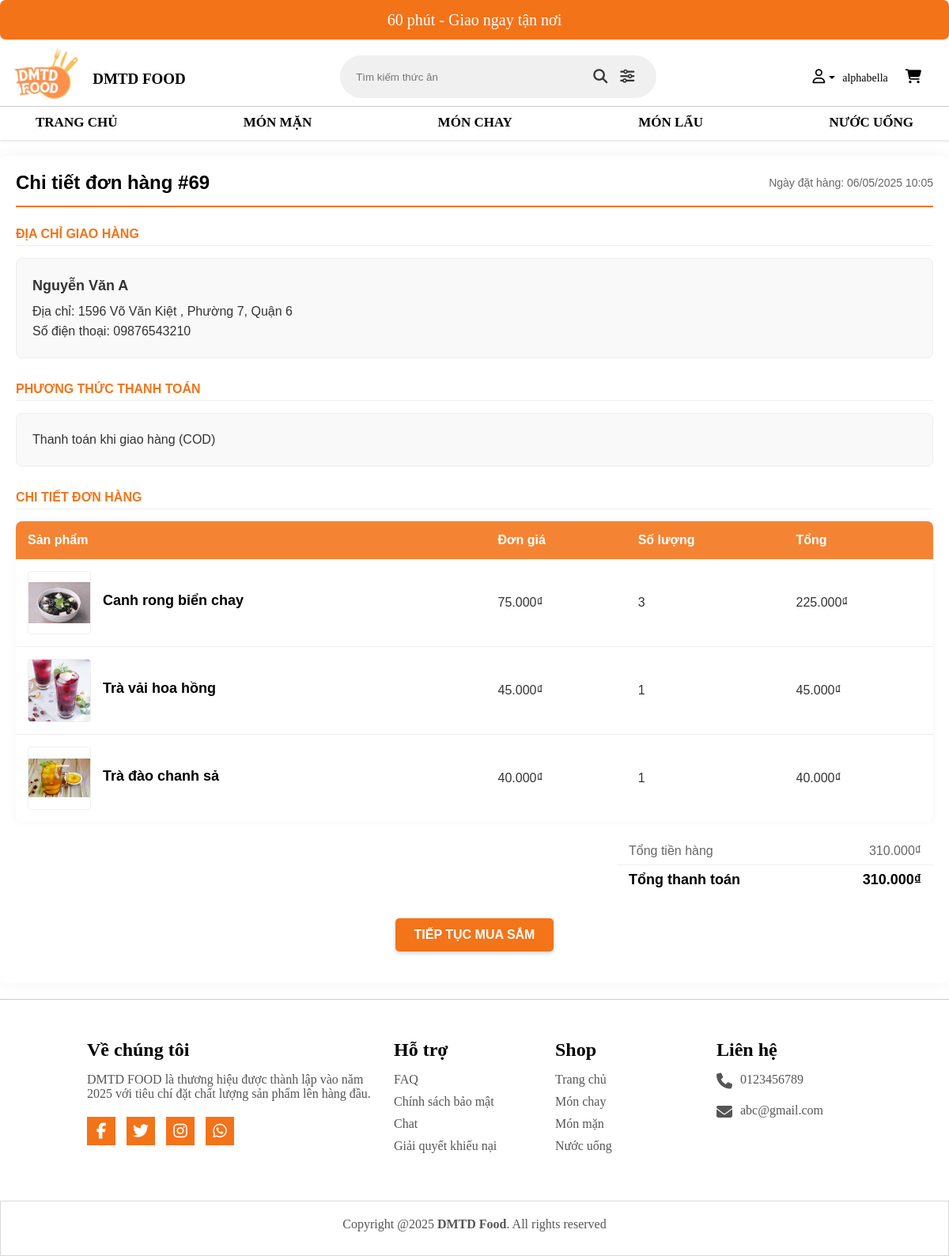
The page /view/chitiethoadon.php?mahoadon=69 (signed in) on the database its author committed.
### tables this page shows
CREATE TABLE `hoadon` (
  `IdHoaDon` int(255) NOT NULL,
  `IdNguoiDung` int(11) NOT NULL,
  `HoTen` varchar(250) NOT NULL,
  `email` varchar(250) NOT NULL,
  `sdt` varchar(11) NOT NULL,
  `DiaChi` varchar(250) NOT NULL,
  `quan_huyen` varchar(100) NOT NULL,
  `phuong_xa` varchar(100) NOT NULL,
  `NgayDatHang` datetime NOT NULL,
  `TongTien` int(11) NOT NULL DEFAULT 0,
  `PhuongThucTT` tinyint(1) NOT NULL DEFAULT 1 COMMENT '1:tiền mặt 2: là chuyển khoản',
  `TrangThai` tinyint(1) NOT NULL DEFAULT 1 COMMENT '1:Chưa xác nhận, 2:Đã xác nhận, 3:Giao thành công, 4:Hủy đơn '
);

CREATE TABLE `chitiethoadon` (
  `IdHoaDon` int(100) NOT NULL,
  `MaSP` int(100) NOT NULL,
  `SoLuong` int(100) NOT NULL,
  `DonGia` int(250) NOT NULL
);

CREATE TABLE `sanpham` (
  `MaSP` int(250) NOT NULL,
  `MaLoaiSP` int(250) NOT NULL,
  `TenSP` varchar(70) NOT NULL,
  `DonGia` int(11) NOT NULL,
  `MoTa` varchar(250) NOT NULL,
  `HinhAnh` varchar(200) NOT NULL,
  `TrangThai` int(10) NOT NULL DEFAULT 1,
  `SoLuongBan` int(10) NOT NULL DEFAULT 0
);

### view/chitiethoadon.php (the view, shortened to what this page needs)
<?php
$conn = ketnoidb();
$isLoggedIn = isset($_SESSION['tenDangNhap']);
$maHoaDon = isset($_GET['mahoadon']) ? $_GET['mahoadon'] : 0;
$sql = "SELECT * FROM hoadon WHERE IdHoaDon = '$maHoaDon'";
$result = $conn->query($sql);
$hoaDon = $result->fetch_assoc();
$hoTen = $hoaDon['HoTen'];
$sdt = $hoaDon['sdt'];
$diaChi = $hoaDon['DiaChi'];
$quan_huyen = $hoaDon['quan_huyen'];
$phuong_xa = $hoaDon['phuong_xa'];
$ngayDatHang = $hoaDon['NgayDatHang'];
$tongTien = $hoaDon['TongTien'];
$phuongThucTT = $hoaDon['PhuongThucTT'];
$sql = "SELECT c.*, s.TenSP, s.HinhAnh, s.MaSP FROM chitiethoadon c
        JOIN sanpham s ON c.MaSP = s.MaSP
        WHERE c.IdHoaDon = '$maHoaDon'";
$result = $conn->query($sql);
$chiTietDonHang = [];
if($result && $result->num_rows > 0) {
    while($row = $result->fetch_assoc()) {
        $chiTietDonHang[] = $row;
    }
}
function getPhuongThucThanhToan($value) {
    switch ($value) {
        case 1:
            return "Thanh toán khi giao hàng (COD)";
    }
}
function formatDate($dateString) {
    $date = new DateTime($dateString);
    return $date->format('d/m/Y H:i');
}
$tongTienHang = 0;
foreach($chiTietDonHang as $item) {
    $tongTienHang += $item['DonGia'] * $item['SoLuong'];
}
?>
<!DOCTYPE html>
<html lang="vi">
<head>
    <link rel="stylesheet" href="../view/css/style.css" />
</head>
<body>
    <?php include_once('../view/header.php'); ?>
    <div class="order-details-container">
        <div class="order-header">
            <h1>Chi tiết đơn hàng #<?php echo $maHoaDon; ?></h1>
            <div class="order-date">Ngày đặt hàng: <?php echo formatDate($ngayDatHang); ?></div>
        </div>
        <div class="section">
            <div class="section-title">ĐỊA CHỈ GIAO HÀNG</div>
            <div class="info-box">
                <div class="customer-name"><?php echo $hoTen; ?></div>
                <div>Địa chỉ: <?php echo $diaChi . ', ' . $phuong_xa . ', ' . $quan_huyen; ?></div>
                <div>Số điện thoại: <?php echo $sdt; ?></div>
            </div>
        </div>
        <div class="section">
            <div class="section-title">PHƯƠNG THỨC THANH TOÁN</div>
            <div class="info-box">
                <?php echo getPhuongThucThanhToan($phuongThucTT); ?>
            </div>
        </div>
        <div class="section">
            <div class="section-title">CHI TIẾT ĐƠN HÀNG</div>
            <table class="product-table">
                <thead>
                    <tr>
                        <th>Sản phẩm</th>
                        <th>Đơn giá</th>
                        <th>Số lượng</th>
                        <th>Tổng</th>
                    </tr>
                </thead>
                <tbody>
                    <?php foreach($chiTietDonHang as $item): ?>
                    <tr>
                        <td>
                            <div style="display: flex; align-items: center;" class="product-flex">
                                <img src="../view/img/product/<?php echo $item['HinhAnh']; ?>" class="product-image" alt="<?php echo $item['TenSP']; ?>">
                                <div style="margin-left: 15px;" class="product-details">
                                    <div class="product-name"><?php echo $item['TenSP']; ?></div>
                                </div>
                            </div>
                        </td>
                        <td><?php echo number_format($item['DonGia'], 0, ',', '.'); ?>₫</td>
                        <td><?php echo $item['SoLuong']; ?></td>
                        <td><?php echo number_format($item['DonGia'] * $item['SoLuong'], 0, ',', '.'); ?>₫</td>
                    </tr>
                    <?php endforeach; ?>
                </tbody>
            </table>
            <table class="summary-table">
                <tr class="subtotal-row">
                    <td>Tổng tiền hàng</td>
                    <td class="text-right"><?php echo number_format($tongTienHang, 0, ',', '.'); ?>₫</td>
                </tr>
                <tr class="total-row">
                    <td>Tổng thanh toán</td>
                    <td class="text-right"><?php echo number_format($tongTien, 0, ',', '.'); ?>₫</td>
                </tr>
            </table>
        </div>
        <div class="button-container">
            <a href="../controller/index.php" class="shop-button">Tiếp tục mua sắm</a>
        </div>
    </div>
    <?php include_once('../view/footer.php'); ?>
</body>
</html>

### view/header.php (shortened to what this page needs)
<?php
$tenDangNhap = '';
if(isset($isLoggedIn) && $isLoggedIn){
  $tenDangNhap = $_SESSION['tenDangNhap'];
}
?>
<!DOCTYPE html>
<html lang="en">
<head>
    <link
      rel="stylesheet"
      href="https://cdnjs.cloudflare.com/ajax/libs/font-awesome/6.6.0/css/all.min.css"
    />
    <link rel="stylesheet" href="../view/css/style.css" />
</head>
<body>
<div class="header-banner">60 phút - Giao ngay tận nơi</div>
    <header class="header-top">
      <div class="container">
      <div class="logo">
  <a href="#" class="logo-img"><img height="70" src="../view/img/DMTD-Food-Logo.jpg" alt="Logo"/></a>
  <span><b>DMTD FOOD</b></span>
</div>
<form id="product-search" method="GET" action="../controller/index.php">
  <div class="box">
    <input type="text" placeholder="Tìm kiếm thức ăn" name="search"
           value="<?= isset($_GET['search']) ? htmlspecialchars($_GET['search']) : '' ?>" />
    <button type="submit" class="search-btn">
        <i class="fa-solid fa-magnifying-glass"></i>
    </button>
    <button type="button" class="search-btn" onclick="openAdvancedSearch()" title="Tìm kiếm nâng cao">
        <i class="fa-solid fa-sliders"></i>
    </button>
  </div>
</form>
        <div class="action">
          <div class="item">
            <a href="#"><i class="fa-regular fa-user"></i></a>
            <?php if(isset($isLoggedIn) && $isLoggedIn): ?>
              <span><?php echo $tenDangNhap; ?></span>
            <?php endif; ?>
          </div>
          <div class="item">
            <a href="../view/cart.php"
              ><i class="fa-solid fa-cart-shopping"></i
            ></a>
          </div>
        </div>
      </div>
    </header>
    <nav>
  <ul>
    <li><a href="../controller/index.php">Trang chủ</a></li>
    <li><a href="../controller/index.php?MaLoaiSP=1">Món mặn</a></li>
    <li><a href="../controller/index.php?MaLoaiSP=2">Món chay</a></li>
    <li><a href="../controller/index.php?MaLoaiSP=3">Món lẩu</a></li>
    <li><a href="../controller/index.php?MaLoaiSP=4">Nước uống</a></li>
  </ul>
</nav>

### view/footer.php
<div class="wrappper">
      <footer>
        <div class="container">
          <div class="sec aboutus">
            <h2>Về chúng tôi</h2>
            <p>
              DMTD FOOD là thương hiệu được thành lập vào năm 2025 với tiêu chí
              đặt chất lượng sản phẩm lên hàng đầu.
            </p>
            <ul class="sci">
              <li>
                <a href="#"><i class="fab fa-facebook-f"></i></a>
              </li>
              <li>
                <a href="#"><i class="fab fa-twitter"></i></a>
              </li>
              <li>
                <a href="#"><i class="fab fa-instagram"></i></a>
              </li>
              <li>
                <a href="#"><i class="fa-brands fa-whatsapp"></i></a>
              </li>
            </ul>
          </div>
          <div class="sec quicklinks">
            <h2>Hỗ trợ</h2>
            <ul>
              <li><a href="#">FAQ</a></li>
              <li><a href="#">Chính sách bảo mật</a></li>
              <li><a href="#">Chat</a></li>
              <li><a href="#">Giải quyết khiếu nại</a></li>
            </ul>
          </div>
          <div class="sec quicklinks">
            <h2>Shop</h2>
            <ul>
              <li><a href="#">Trang chủ</a></li>
              <li><a href="#">Món chay</a></li>
              <li><a href="#">Món mặn</a></li>
              <li><a href="#">Nước uống</a></li>
            </ul>
          </div>
          <div class="sec contact">
            <h2>Liên hệ</h2>
            <ul class="info">
              <li>
                <span><i class="fa-solid fa-phone"></i></span>
                <p><a href="#">0123456789</a></p>
              </li>
              <li>
                <span><i class="fa-solid fa-envelope"></i></span>
                <p><a href="#">abc@gmail.com</a></p>
              </li>
            </ul>
          </div>
        </div>
      </footer>
    </div>
    <div class="copyrightText">
      <p>Copyright @2025 <strong>DMTD Food</strong>. All rights reserved</p>
    </div>
 </body>
</html>

### view/css/style.css (style rules this page uses)
* { box-sizing: border-box; margin: 0; padding: 0; }
header { background-color: white; }
.container { max-width: 1130px; padding: 0 10px; margin: 0 auto; }
.header-top .container { width: 100%; max-width: 1200px; margin: 0 auto; display: flex; flex-wrap: wrap; align-items: center; justify-content: space-between; padding: 0 15px; }
.header-top .logo { display: flex; align-items: center; gap: 15px; }
.header-top .logo span { font-size: 19px; text-align: center; margin-top: 5px; }
.header-top .logo img { flex-shrink: 0; }
.box { position: relative; width: 100%; max-width: 400px; height: auto; display: flex; cursor: pointer; padding: 10px 20px; background-color: #f0f0f0; border-radius: 30px; align-items: center; }
.box input { width: 400px; background-color: #f0f0f0; outline: none; border: none; font-weight: 500; }
.action { display: flex; align-items: center; }
.header-banner { width: 100%; height: 50px; border-radius: 7px; margin-bottom: 10px; background: #f37319; position: sticky; align-items: center; justify-content: center; display: flex; color: white; font-size: 20px; }
nav { width: 100%; background-color: var(--white); box-shadow: 0 2px 3px rgba(0, 0, 0, 0.1); border-top: 1px solid #ccc; }
nav ul { display: flex; justify-content: space-between; align-items: center; list-style: none; padding: 10px 30px; max-width: 1200px; margin: 0 auto; }
nav ul li a { text-decoration: none; font-size: 16px; font-weight: bold; text-transform: uppercase; color: black; transition: color 0.3s ease, border-bottom 0.3s ease; }
nav ul li { display: inline-block; margin: 0 15px; }
nav ul li a { text-decoration: none; color: #000; font-weight: bold; text-transform: uppercase; font-size: 17px; transition: 0.1s; }
nav ul li a::after { content: ""; width: 100%; opacity: 0; height: 2px; background: var(--orange); display: block; transition: 0.2s linear; }
.action { display: flex; position: relative; right: 20px; }
.action .item a { margin-left: 22px; width: 24px; font-size: 18px; color: #000; height: auto; position: relative; }
footer { position: relative; width: 100%; height: auto; padding: 50px 100px; background-color: #fff; border-top: 1px solid #ccd; }
footer .container { width: 100%; display: grid; grid-template-columns: 2fr 1fr 1fr 1fr; grid-gap: 20px; }
footer .container .sec h2 { position: relative; color: black; font-weight: 600; margin-bottom: 15px; }
footer .container .sec p { color: #555; }
footer .container .sci { margin-top: 20px; display: grid; grid-template-columns: repeat(4, 50px); }
footer .container .sci li { list-style: none; }
footer .container .sci li a { display: inline-block; width: 36px; height: 36px; background-color: #f37319; display: grid; align-content: center; justify-content: center; text-decoration: none; }
footer .container .sci li a i { color: #fff; font-size: 20px; }
footer .container .quicklinks { position: relative; }
footer .container .quicklinks ul li { list-style: none; }
footer .container .quicklinks ul li a { color: #555; text-decoration: none; margin-bottom: 10px; display: inline-block; }
footer .container .contact .info { position: relative; }
footer .container .contact .info li { display: grid; grid-template-columns: 30px 1fr; margin-bottom: 16px; }
footer .container .contact .info li span { color: #555; font-size: 20px; }
footer .container .contact .info li a { color: #555; text-decoration: none; }
.copyrightText { width: 100%; background-color: #fff; padding: 20px 100px 30px; text-align: center; color: #555; border: 1px solid rgba(0, 0, 0, 0.15); }
.product-name { font-size: 18px; text-decoration: none; font-weight: bold; color: black; margin-bottom: 5px; }

### view/header.php (style rules this page uses)
.action .item { position: relative; display: inline-block; }
.action .item:has(.fa-regular.fa-user) > a::after { content: ''; display: inline-block; margin-left: 5px; width: 0; height: 0; border-left: 4px solid transparent; border-right: 4px solid transparent; border-top: 4px solid #000; vertical-align: middle; }
.action .item span { margin-left: 5px; font-size: 14px; font-weight: 500; }
.search-btn { background: none; border: none; cursor: pointer; padding: 8px; display: flex; align-items: center; justify-content: center; }
.search-btn i { font-size: 18px; color: #333; }

### rows shown on the page
hoadon: NgayDatHang "06/05/2025 10:05", HoTen "Nguyễn Văn A", DiaChi "1596 Võ Văn Kiệt", phuong_xa "Phường 7", quan_huyen "Quận 6", sdt "09876543210", PhuongThucTT "Thanh toán khi giao hàng (COD)", TongTien "310.000"
chitiethoadon: MaSP.HinhAnh (picture), MaSP.TenSP "Canh rong biển chay", DonGia "75.000", SoLuong "3", $item['DonGia'] * $item['SoLuong'] "225.000"
chitiethoadon: MaSP.HinhAnh (picture), MaSP.TenSP "Trà vải hoa hồng", DonGia "45.000", SoLuong "1", $item['DonGia'] * $item['SoLuong'] "45.000"
chitiethoadon: MaSP.HinhAnh (picture), MaSP.TenSP "Trà đào chanh sả", DonGia "40.000", SoLuong "1", $item['DonGia'] * $item['SoLuong'] "40.000"

### other values the page prints
$tenDangNhap "alphabella"
$maHoaDon "69"
$tongTienHang "310.000"
